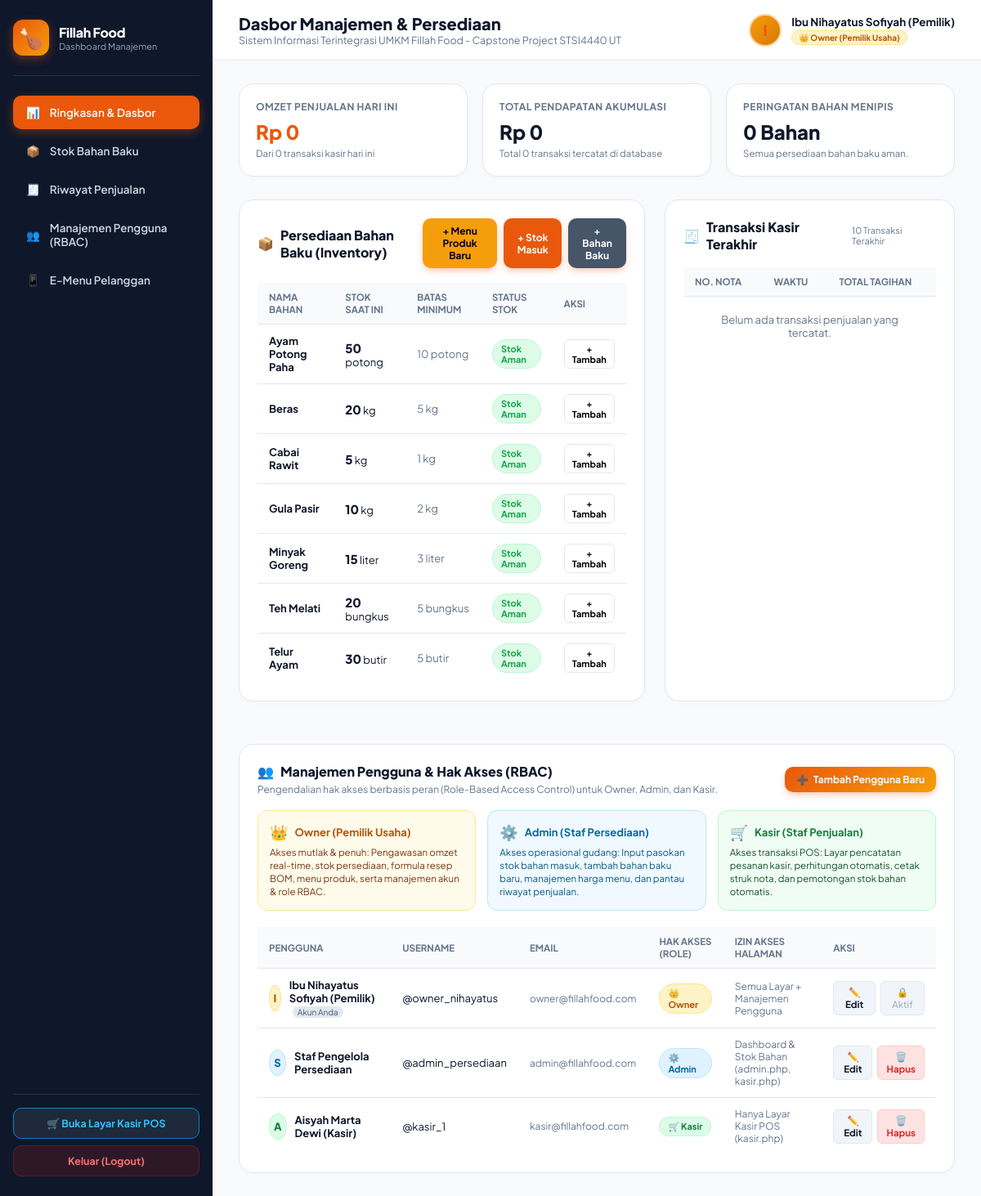
/admin.php (signed in), run on the app's committed database.
### tables this page shows
CREATE TABLE IF NOT EXISTS bahan_baku (
    id INT AUTO_INCREMENT PRIMARY KEY,
    nama_bahan VARCHAR(100) NOT NULL,
    stok DECIMAL(10,2) NOT NULL,
    satuan VARCHAR(20) NOT NULL,
    batas_minimum DECIMAL(10,2) NOT NULL
);

CREATE TABLE IF NOT EXISTS users (
    id INT AUTO_INCREMENT PRIMARY KEY,
    username VARCHAR(50) NOT NULL UNIQUE,
    password VARCHAR(255) NOT NULL,
    nama_lengkap VARCHAR(100) NOT NULL DEFAULT '',
    email VARCHAR(100) NULL,
    role ENUM('Owner', 'Admin', 'Kasir') NOT NULL DEFAULT 'Kasir'
);

### admin.php (the view, shortened to what the rows shown need)
<?php
require 'auth_check.php';
require 'config.php';
$bahan_baku_list = [];
$res_bahan = $conn->query("SELECT * FROM bahan_baku ORDER BY nama_bahan ASC");
if ($res_bahan) {
    while ($b = $res_bahan->fetch_assoc()) {
        $bahan_baku_list[] = $b;
    }
}
$users_list = [];
if (is_owner()) {
    $res_users = $conn->query("SELECT id, username, nama_lengkap, email, role FROM users ORDER BY FIELD(role, 'Owner', 'Admin', 'Kasir'), id ASC");
    if ($res_users) {
        while ($u = $res_users->fetch_assoc()) {
            $users_list[] = $u;
        }
    }
}
?>
<!DOCTYPE html>
<html lang="id">
<head>
</head>
<body>
    <aside class="sidebar">
        <div>
            <div class="brand-section">
                <div class="brand-details">
                    <h2>Fillah Food</h2>
                </div>
            </div>
        </div>
    </aside>
    <div class="main-content">
        <header class="topbar">
            <div class="topbar-title">
                <h1>Dasbor Manajemen & Persediaan</h1>
            </div>
        </header>
        <div class="content-body">
            <div class="section-grid">
                <div class="panel-card" id="stok-persediaan">
                    <div class="panel-header">
                        <h2><span>📦</span> Persediaan Bahan Baku (Inventory)</h2>
                    </div>
                    <div class="table-responsive">
                        <table>
                            <thead>
                                <tr>
                                    <th>Nama Bahan</th>
                                    <th>Stok Saat Ini</th>
                                    <th>Batas Minimum</th>
                                    <th>Status Stok</th>
                                    <th>Aksi</th>
                                </tr>
                            </thead>
                            <tbody>
                                <?php foreach ($bahan_baku_list as $b): ?>
                                    <?php
                                        $stok = floatval($b['stok']);
                                        $min = floatval($b['batas_minimum']);
                                        if ($stok <= 0) {
                                            $badge_class = "badge-danger";
                                            $badge_label = "Habis / Kritis";
                                        } elseif ($stok <= $min) {
                                            $badge_class = "badge-warning";
                                            $badge_label = "Menipis";
                                        } else {
                                            $badge_class = "badge-safe";
                                            $badge_label = "Stok Aman";
                                        }
                                    ?>
                                    <tr>
                                        <td><strong><?php echo htmlspecialchars($b['nama_bahan']); ?></strong></td>
                                        <td>
                                            <span style="font-size: 15px; font-weight: 800;"><?php echo rtrim(rtrim(number_format($stok, 2, '.', ''), '0'), '.'); ?></span>
                                            <?php echo htmlspecialchars($b['satuan']); ?>
                                        </td>
                                        <td style="color: var(--text-muted);">
                                            <?php echo rtrim(rtrim(number_format($min, 2, '.', ''), '0'), '.'); ?> <?php echo htmlspecialchars($b['satuan']); ?>
                                        </td>
                                        <td>
                                            <span class="badge <?php echo $badge_class; ?>"><?php echo $badge_label; ?></span>
                                        </td>
                                        <td>
                                            <button style="background: none; border: 1px solid var(--border); padding: 4px 8px; border-radius: 6px; cursor: pointer; font-size: 11px; font-weight: 700;" onclick="isiStokCepat(<?php echo $b['id']; ?>, '<?php echo addslashes($b['nama_bahan']); ?>', '<?php echo $b['satuan']; ?>')">
                                                + Tambah
                                            </button>
                                        </td>
                                    </tr>
                                <?php endforeach; ?>
                            </tbody>
                        </table>
                    </div>
                </div>
                <div class="panel-card" id="riwayat-transaksi">
                    <div class="panel-header">
                        <h2><span>🧾</span> Transaksi Kasir Terakhir</h2>
                    </div>
                    <div class="table-responsive">
                        <table>
                            <thead>
                                <tr>
                                    <th>No. Nota</th>
                                    <th>Waktu</th>
                                    <th>Total Tagihan</th>
                                </tr>
                            </thead>
                        </table>
                    </div>
                </div>
            </div>
            <?php if (is_owner()): ?>
            <div class="panel-card" id="manajemen-pengguna" style="margin-top: 24px;">
                <div class="panel-header">
                    <div>
                        <h2><span>👥</span> Manajemen Pengguna & Hak Akses (RBAC)</h2>
                    </div>
                </div>
                <div class="table-responsive">
                    <table>
                        <thead>
                            <tr>
                                <th>Pengguna</th>
                                <th>Username</th>
                                <th>Email</th>
                                <th>Hak Akses (Role)</th>
                                <th>Izin Akses Halaman</th>
                                <th>Aksi</th>
                            </tr>
                        </thead>
                        <tbody>
                            <?php foreach ($users_list as $u): ?>
                                <tr>
                                    <td>
                                        <div style="display: flex; align-items: center; gap: 10px;">
                                            <div style="width: 32px; height: 32px; border-radius: 50%; display: flex; align-items: center; justify-content: center; font-weight: 800; font-size: 13px;
                                                <?php
                                                    if ($u['role'] === 'Owner') echo 'background: #fef3c7; color: #b45309; border: 1px solid #fde68a;';
                                                    elseif ($u['role'] === 'Admin') echo 'background: #e0f2fe; color: #0369a1; border: 1px solid #bae6fd;';
                                                    else echo 'background: #dcfce7; color: #15803d; border: 1px solid #bbf7d0;';
                                                ?>">
                                                <?php echo strtoupper(substr($u['nama_lengkap'] ?: $u['username'], 0, 1)); ?>
                                            </div>
                                            <div>
                                                <strong><?php echo htmlspecialchars($u['nama_lengkap'] ?: $u['username']); ?></strong>
                                                <?php if (isset($_SESSION['id_user']) && $u['id'] == $_SESSION['id_user']): ?>
                                                    <span style="font-size: 10px; background: #e2e8f0; color: #475569; padding: 1px 6px; border-radius: 10px; margin-left: 4px;">Akun Anda</span>
                                                <?php endif; ?>
                                            </div>
                                        </div>
                                    </td>
                                    <td><code>@<?php echo htmlspecialchars($u['username']); ?></code></td>
                                    <td style="color: var(--text-muted); font-size: 12px;">
                                        <?php echo htmlspecialchars($u['email'] ?: 'Belum diisi'); ?>
                                    </td>
                                    <td>
                                        <?php if ($u['role'] === 'Owner'): ?>
                                            <span class="badge badge-role-owner">👑 Owner</span>
                                        <?php elseif ($u['role'] === 'Admin'): ?>
                                            <span class="badge badge-role-admin">⚙️ Admin</span>
                                        <?php else: ?>
                                            <span class="badge badge-role-kasir">🛒 Kasir</span>
                                        <?php endif; ?>
                                    </td>
                                    <td style="font-size: 12px; color: var(--text-muted);">
                                        <?php
                                            if ($u['role'] === 'Owner') echo 'Semua Layar + Manajemen Pengguna';
                                            elseif ($u['role'] === 'Admin') echo 'Dashboard & Stok Bahan (admin.php, kasir.php)';
                                            else echo 'Hanya Layar Kasir POS (kasir.php)';
                                        ?>
                                    </td>
                                    <td>
                                        <div style="display: flex; gap: 6px;">
                                            <button type="button" style="background: #f1f5f9; border: 1px solid var(--border); padding: 5px 10px; border-radius: 6px; cursor: pointer; font-size: 11.5px; font-weight: 700; color: var(--text-dark);"
                                                onclick="bukaModalEditPengguna(<?php echo $u['id']; ?>, '<?php echo addslashes($u['nama_lengkap']); ?>', '<?php echo addslashes($u['username']); ?>', '<?php echo addslashes($u['email']); ?>', '<?php echo $u['role']; ?>')">
                                                ✏️ Edit
                                            </button>
                                            <?php if (!isset($_SESSION['id_user']) || $u['id'] != $_SESSION['id_user']): ?>
                                                <form method="POST" action="" onsubmit="return confirm('Apakah Anda yakin ingin menghapus akun @<?php echo addslashes($u['username']); ?>?');" style="display: inline;">
                                                    <button type="submit" name="hapus_pengguna" style="background: #fee2e2; border: 1px solid #fecaca; color: #dc2626; padding: 5px 10px; border-radius: 6px; cursor: pointer; font-size: 11.5px; font-weight: 700;">
                                                        🗑️ Hapus
                                                    </button>
                                                </form>
                                            <?php else: ?>
                                                <button disabled style="background: #f1f5f9; border: 1px solid var(--border); color: #94a3b8; padding: 5px 10px; border-radius: 6px; font-size: 11.5px; cursor: not-allowed;" title="Tidak dapat menghapus akun sendiri">
                                                    🔒 Aktif
                                                </button>
                                            <?php endif; ?>
                                        </div>
                                    </td>
                                </tr>
                            <?php endforeach; ?>
                        </tbody>
                    </table>
                </div>
            </div>
            <?php endif; ?>
        </div>
    </div>
</body>
</html>

### data on the page
bahan_baku: nama_bahan "Ayam Potong Paha", stok "50", satuan "potong", batas_minimum "10", badge_label "Stok Aman"
bahan_baku: nama_bahan "Beras", stok "20", satuan "kg", batas_minimum "5", badge_label "Stok Aman"
bahan_baku: nama_bahan "Cabai Rawit", stok "5", satuan "kg", batas_minimum "1", badge_label "Stok Aman"
bahan_baku: nama_bahan "Gula Pasir", stok "10", satuan "kg", batas_minimum "2", badge_label "Stok Aman"
bahan_baku: nama_bahan "Minyak Goreng", stok "15", satuan "liter", batas_minimum "3", badge_label "Stok Aman"
bahan_baku: nama_bahan "Teh Melati", stok "20", satuan "bungkus", batas_minimum "5", badge_label "Stok Aman"
bahan_baku: nama_bahan "Telur Ayam", stok "30", satuan "butir", batas_minimum "5", badge_label "Stok Aman"
users: nama_lengkap "I", nama_lengkap "Ibu Nihayatus Sofiyah (Pemilik)", shows "Akun Anda", username "owner_nihayatus", email "owner@fillahfood.com", role "👑 Owner", shows "🔒 Aktif"
users: nama_lengkap "S", nama_lengkap "Staf Pengelola Persediaan", username "admin_persediaan", email "admin@fillahfood.com", role "⚙️ Admin", shows "Dashboard & Stok Bahan (admin.php, kasir.php)"
users: nama_lengkap "A", nama_lengkap "Aisyah Marta Dewi (Kasir)", username "kasir_1", email "kasir@fillahfood.com", role "🛒 Kasir"

### other printed values
substr($nama_disp, 0, 1) "I"
$nama_disp "Ibu Nihayatus Sofiyah (Pemilik)"
$kpi_today['omzet_today'] "0"
$kpi_today['trx_today'] "0"
$kpi_all['total_omzet'] "0"
$kpi_all['total_trx'] "0"
$kpi_alert['total_menipis'] "0"
